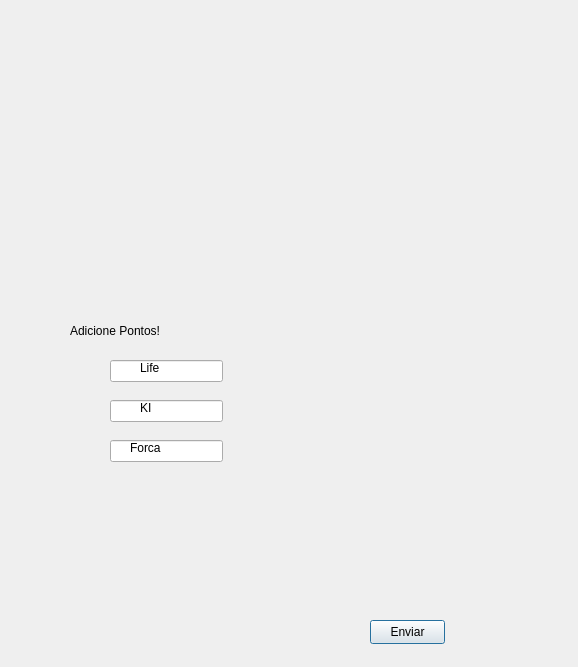
<?xml version="1.0" encoding="UTF-8"?>
<ui version="4.0">
 <class>atribuir_pontos</class>
 <widget class="QDialog" name="atribuir_pontos">
  <property name="geometry">
   <rect>
    <x>0</x>
    <y>0</y>
    <width>578</width>
    <height>667</height>
   </rect>
  </property>
  <property name="windowTitle">
   <string>Dialog</string>
  </property>
  <widget class="QLabel" name="label">
   <property name="geometry">
    <rect>
     <x>70</x>
     <y>300</y>
     <width>341</width>
     <height>61</height>
    </rect>
   </property>
   <property name="text">
    <string>Adicione Pontos!</string>
   </property>
  </widget>
  <widget class="QLabel" name="label_2">
   <property name="geometry">
    <rect>
     <x>140</x>
     <y>360</y>
     <width>49</width>
     <height>16</height>
    </rect>
   </property>
   <property name="text">
    <string>Life</string>
   </property>
  </widget>
  <widget class="QLineEdit" name="lineEdit">
   <property name="geometry">
    <rect>
     <x>110</x>
     <y>360</y>
     <width>113</width>
     <height>22</height>
    </rect>
   </property>
  </widget>
  <widget class="QLabel" name="label_3">
   <property name="geometry">
    <rect>
     <x>140</x>
     <y>400</y>
     <width>49</width>
     <height>16</height>
    </rect>
   </property>
   <property name="text">
    <string>KI</string>
   </property>
  </widget>
  <widget class="QLabel" name="label_4">
   <property name="geometry">
    <rect>
     <x>130</x>
     <y>440</y>
     <width>49</width>
     <height>16</height>
    </rect>
   </property>
   <property name="text">
    <string>Forca</string>
   </property>
  </widget>
  <widget class="QLineEdit" name="lineEdit_ki">
   <property name="geometry">
    <rect>
     <x>110</x>
     <y>400</y>
     <width>113</width>
     <height>22</height>
    </rect>
   </property>
  </widget>
  <widget class="QLineEdit" name="lineEdit_forca">
   <property name="geometry">
    <rect>
     <x>110</x>
     <y>440</y>
     <width>113</width>
     <height>22</height>
    </rect>
   </property>
  </widget>
  <widget class="QLabel" name="label_5">
   <property name="geometry">
    <rect>
     <x>40</x>
     <y>20</y>
     <width>501</width>
     <height>291</height>
    </rect>
   </property>
   <property name="text">
    <string/>
   </property>
   <property name="pixmap">
    <pixmap>../images/x.JPG</pixmap>
   </property>
  </widget>
  <widget class="QPushButton" name="pushButton">
   <property name="geometry">
    <rect>
     <x>370</x>
     <y>620</y>
     <width>75</width>
     <height>24</height>
    </rect>
   </property>
   <property name="text">
    <string>Enviar</string>
   </property>
  </widget>
  <zorder>lineEdit_ki</zorder>
  <zorder>lineEdit_forca</zorder>
  <zorder>lineEdit</zorder>
  <zorder>label</zorder>
  <zorder>label_2</zorder>
  <zorder>label_3</zorder>
  <zorder>label_4</zorder>
  <zorder>label_5</zorder>
  <zorder>pushButton</zorder>
 </widget>
 <resources/>
 <connections/>
</ui>
